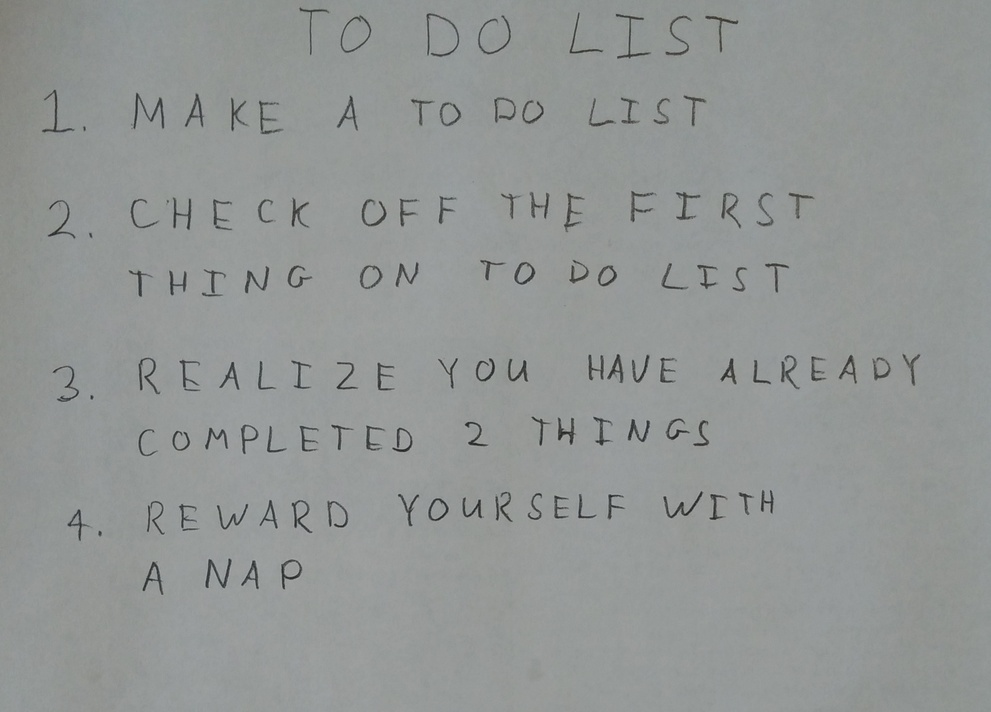
#> input picture CV_A/Assignment_5/images/01_list.jpg, 991 x 712 px, shrunk from 2270 x 1631 before the run
$ python -i q4.py   (imports and definitions only)
#> lines starting #> are read from the running program, lines starting #| are printed output that depends on the picture; after the words box and inside, x2 and y2 are one past the last pixel; in counts of white or black regions, pixels touching at a corner belong together
import numpy as np

import skimage
import skimage.measure
import skimage.color
import skimage.restoration
import skimage.filters
import skimage.morphology
import skimage.segmentation

from skimage import data
from skimage.filters.thresholding import threshold_otsu
from skimage.segmentation import clear_border
from skimage.measure import label, regionprops
from skimage.morphology import closing, square
from skimage.color import label2rgb
from copy import deepcopy

import matplotlib.pyplot as plt
import matplotlib.patches as mpatches

# takes a color image
# returns a list of bounding boxes and black_and_white image
def findLetters(image):
    bboxes = []
    bw = None

    # apply threshold
    image = skimage.color.rgb2gray(image)
    thresh = threshold_otsu(image)
#> thresh = 0.455
    bw = closing(image < thresh, square(3))
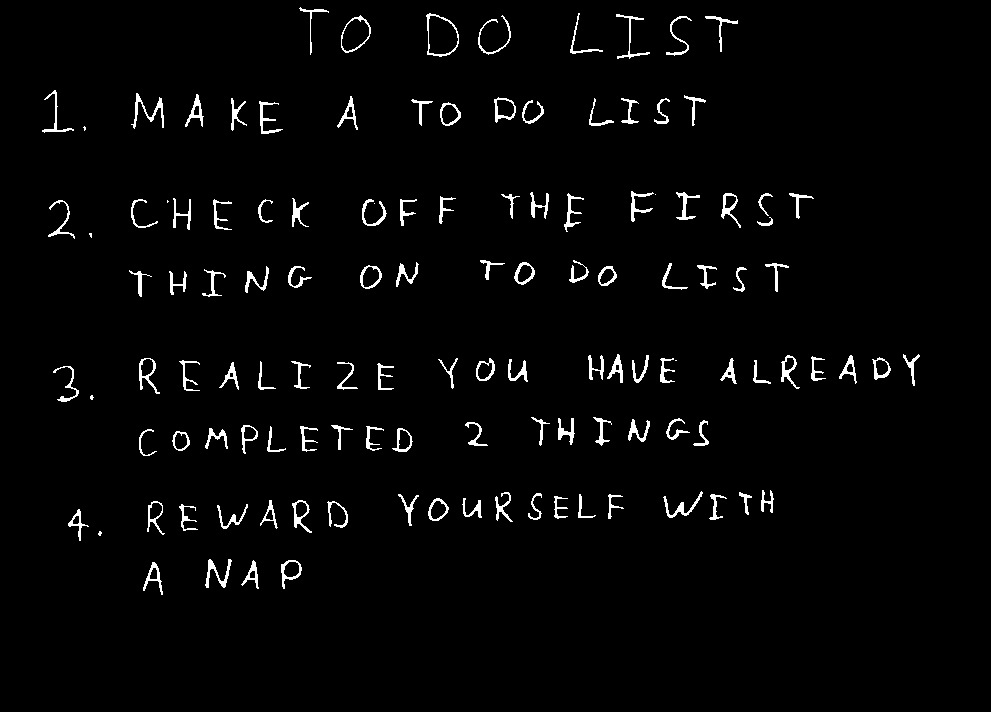
#> bw: shape (712, 991) bool; 2.5% white; 124 white regions (8 under 20 px), largest, box (x1, y1, x2, y2) and area: (131, 93, 164, 129) 282, (205, 559, 232, 588) 249, (426, 13, 459, 57) 230
    black_white = deepcopy(bw)

    # remove artifacts connected to image border
    cleared = clear_border(bw)

    # label image regions
    label_image = label(cleared)
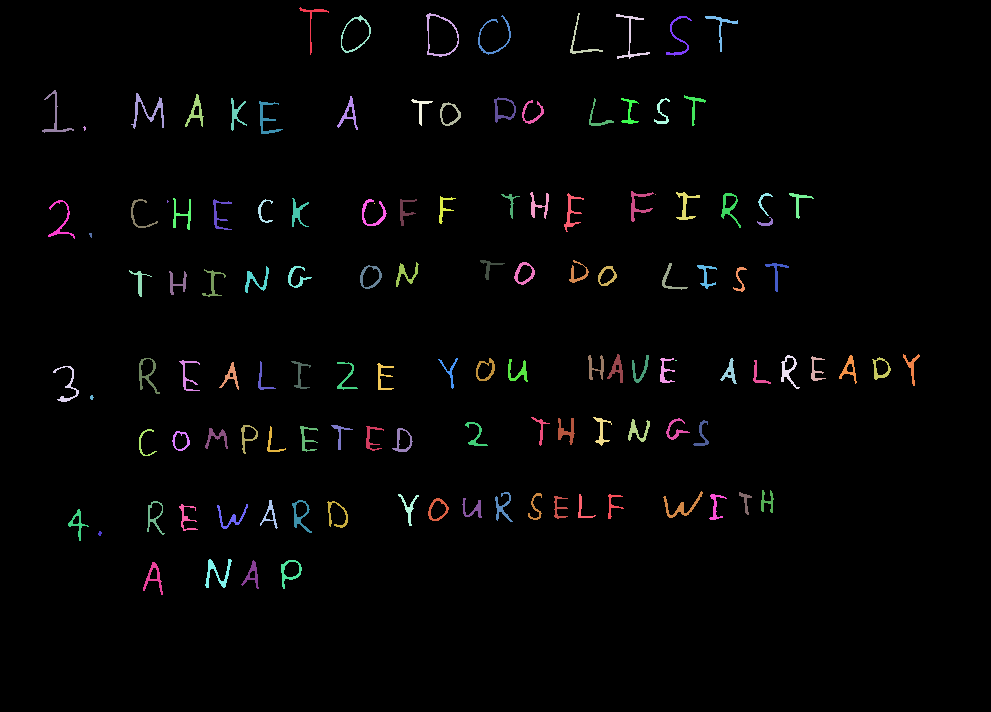
#> label_image: shape (712, 991) int32; 125 distinct labels, from 0 to 124; one colour per label, 0 black

    bbox_list = []
    for region in regionprops(label_image):
        # take regions with large enough areas
        if region.area >= 200:
            bbox_list.append(region.bbox)
#> this loop made 124 passes
#> after the loop, bbox_list = [(13, 426, 57, 459), (14, 616, 59, 650), (93, 131, 129, 164), (101, 259, 134, 283), (191, 631, 222, 654), (193, 564, 232, 584), (193, 721, 228, 741), (358, 139, 394, 160), (491, 663, 518, 703), (559, 205, 588, 232)]

    # print(bbox_list)

    return bbox_list, bw

>>> import cv2
>>> picture = cv2.cvtColor(cv2.imread('../images/01_list.jpg'), cv2.COLOR_BGR2RGB)
>>> result = findLetters(picture)
